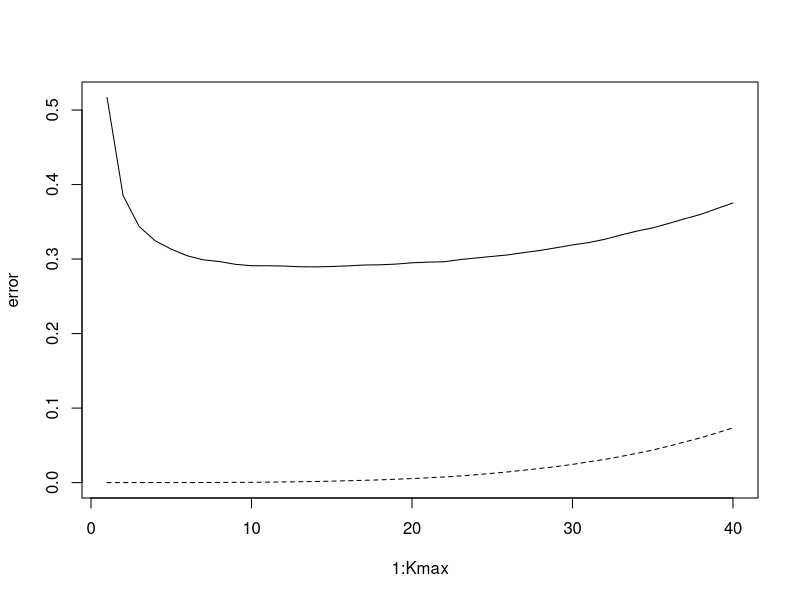

Write R code to recreate this figure.
x0 <- 0.5
n <- 50
sig <- 0.5
Ey0 <- 1+5*x0^2
Kmax <- 40
N <- 10000
y0 <- rep(0,N)
yhat <- matrix(0,N, Kmax) #N lignes et Kmax colonnes
for (i in 1:N){ # On tire un ensemble d'apprentissage
	x <- runif(n)
	y <- 1+5*x^2+sig * rnorm(n)
	d <- abs(x-x0)
	tri <- sort(d, index.return=TRUE)
	#Tirage du y0
	y0[i] <- Ey0 + sig*rnorm(1)
	for(K in 1:Kmax) {
		yhat[i,K] <- mean(y[tri$ix[1:K]])
	}
}
error <- rep(0,Kmax)
biais2 <- rep(0, Kmax)
variance <- rep(0, Kmax)
for(K in 1:Kmax) {
	error[K] <- mean((y0-yhat[,K])^2)
	#Biais = (E(fhatx(x0))-f(x0))^2
	biais2[K] <- (mean(yhat[,K])-Ey0)^2
	variance[K] <- var(yhat[,K])
}
plot(1:Kmax,error, type="l", ylim=range(error, biais2, variance))
lines(1:Kmax, biais2, lty=2)
#lines(1:Kmax, variance, lty=2)
#lines(1:Kmax, variance+biais2+sig^2, lty=2)